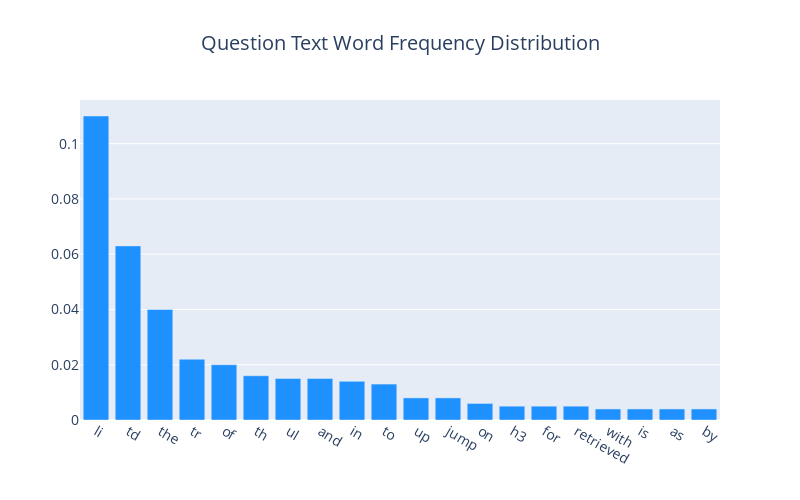

Write notebook code for a chart like this one.
### Markdown cell above
# Document Text Exploration

We are only going to analyze the test set because this documents are very big.

### Code cell
frequency = count_word_frequency(test['document_text'])

### Figure 1 — Plotly figure (JSON) as saved in the notebook; plotly's stock layout.template omitted (floating-point values rounded to 4 significant figures)
{"data": [{"marker": {"color": "#1E90FF"}, "type": "bar", "x": ["li", "td", "the", "tr", "of", "th", "ul", "and", "in", "to", "up", "jump", "on", "h3", "for", "retrieved", "with", "is", "as", "by"], "y": [0.11, 0.063, 0.04, 0.022, 0.02, 0.016, 0.015, 0.015, 0.014, 0.013, 0.008, 0.008, 0.006, 0.005, 0.005, 0.005, 0.004, 0.004, 0.004, 0.004]}], "layout": {"font": {"size": 14}, "height": 500, "title": {"text": "Question Text Word Frequency Distribution", "x": 0.5}, "width": 800}}
